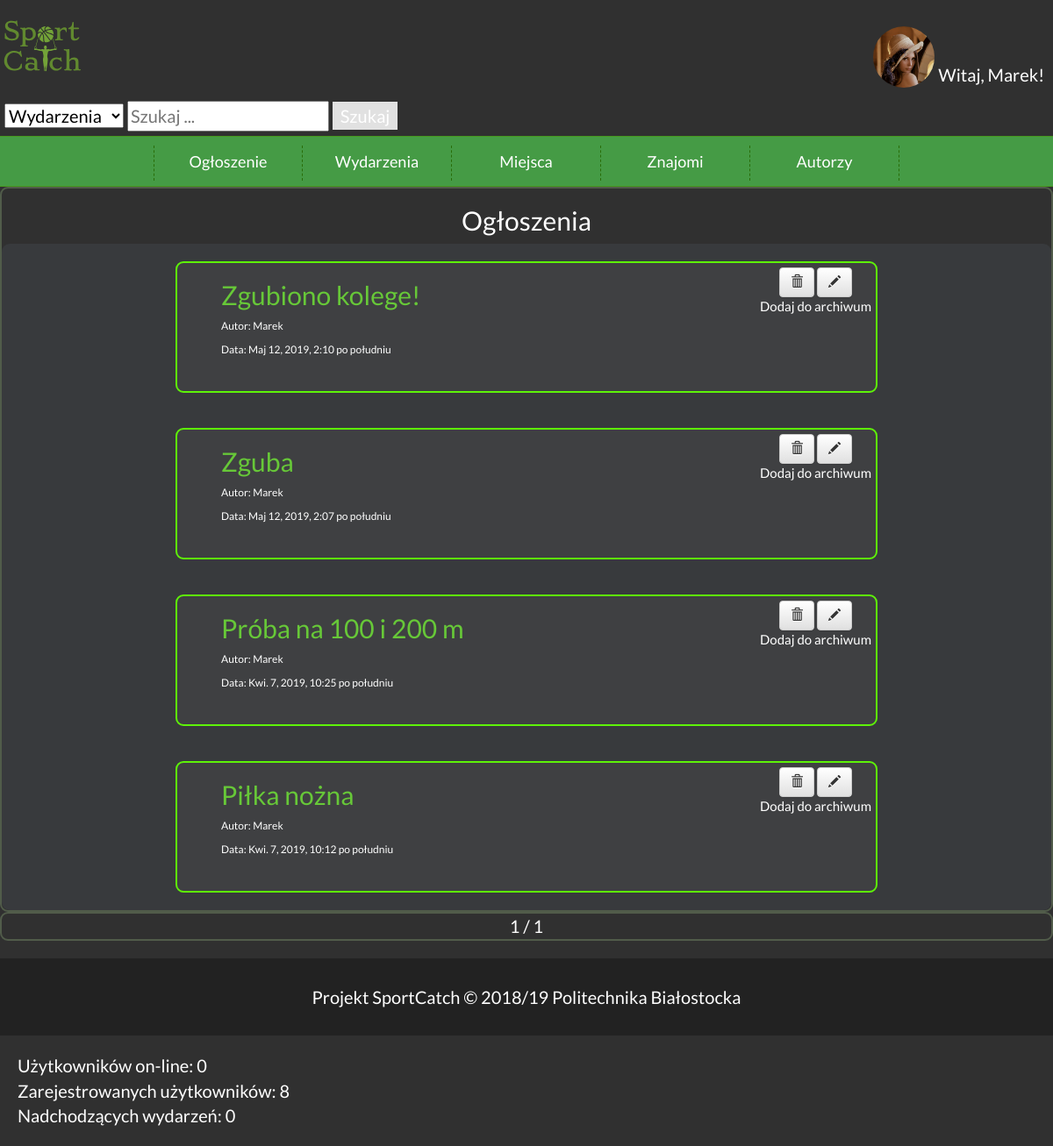
The page /events/adv_list (signed in) on the database as committed earlier.
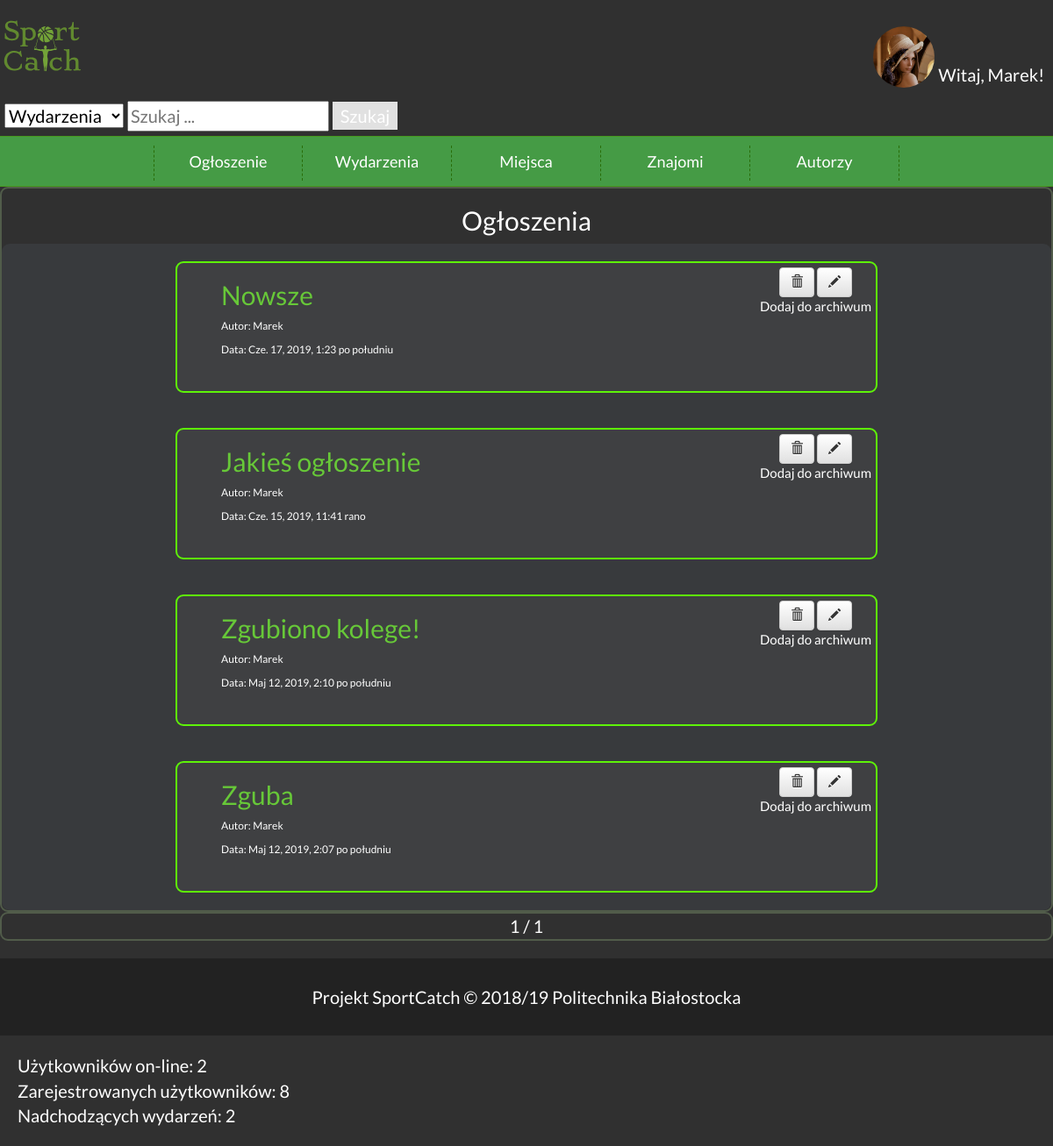
The same page on the database as committed later.
### event/models.py (models this page shows, shortened)
class ogloszenie(models.Model):
    autor= models.ForeignKey(User,on_delete=models.CASCADE)
    tytul=models.CharField(max_length=20)
    data=models.DateTimeField(auto_now=True)
    zdjecie = models.ImageField(upload_to='ogloszenie/', blank=True, default='ogloszenie/Default.jpg')
    opis=models.TextField()
    is_archive = models.BooleanField(default=False)
    liczba_wyswietlen = models.IntegerField(default=0)

### event/views.py (the view)
# urls.py: path("events/adv_list", views.AdvList, name='advlist'),
def AdvList(request):
    user = Profile.objects.all()
    if request.user.is_authenticated:
        try:
            user = Profile.objects.get(user=request.user)
        except Profile.DoesNotExist:
            user = None
    all_adv = ogloszenie.objects.order_by('-data')
    lista = []
    for a in all_adv:
        if(a.is_archive == False):
            lista.append(a)
    paginator = Paginator(lista, 5)
    page = request.GET.get('page')
    oglosz = paginator.get_page(page)
    return render(request, 'event/adv_list.html', {'lista': lista, 'user': user, 'oglosz': oglosz})

### event/context_processors.py (called while the page is built)
def get_all_logged_in_users():
    sessions = Session.objects.filter(expire_date__gte=timezone.now())
    uid_list = []
    for session in sessions:
        data = session.get_decoded()
        uid_list.append(data.get('_auth_user_id', None))
    return User.objects.filter(id__in=uid_list)

def logged_users(request):
    logged = get_all_logged_in_users()
    print("-------------------333333333333-------------------")
    print(logged)
    return {'zalogowani':len(logged),'request':request}

def registers_users(request):
    return {'zarejestrowani':Profile.objects.all().count(),'request':request}

def incoming_events(request):
    all_events = wydarzenie.objects.all()
    today = datetime.now().date()
    incoming = []
    for e in all_events:
        if(e.data_rozpoczecia > today):
            incoming.append(e)
    return{'nadchodzace':len(incoming),'request':request}

### event/templates/event/adv_list.html (shortened to what this page needs)
{% extends 'Base.html' %}
{% block content %}
<div class="wydarzenia">
<h2>Ogłoszenia</h2>
<div class="Elementy_wydarzen">
{% for adv in oglosz %}
<div class="Obramowanie">
    <div class="Text">
    <h2><a href="{%url 'adv_detail' pk=adv.pk%}">{{adv.tytul}}</a></h2>
    <p>Autor: {{adv.autor}}</p>
    <p>Data: {{adv.data}}</p>
    </div>
        {% if request.user.is_authenticated and request.user.username == adv.autor.username%}
        <div class="options" >
    <a class="btn btn-default" href="{% url 'adv_delete' pk=adv.pk %}"><i class="glyphicon glyphicon-trash"></i></a>
    <a class="btn btn-default" href="{%url 'adv_edit' pk=adv.pk%}"><i class="glyphicon glyphicon-pencil"></i></a>
       <br/>
            <a href="{% url 'add_adv_to_archive' pk=adv.pk %}" style="color:white">Dodaj do archiwum</a>
        </div>
    {%endif%}
</div>
{%endfor%}
</div>
</div>
<div class="wydarzenia">
    <div class>
         {{ oglosz.number }} / {{ oglosz.paginator.num_pages }}
    </div>
</div>
{% endblock %}

### event/templates/Base.html (shortened to what this page needs)
<!DOCTYPE HTML>
<html lang="pl">
<head>
	<link rel="stylesheet" href="https://maxcdn.bootstrapcdn.com/bootstrap/3.3.7/css/bootstrap.min.css">
	<link rel="stylesheet" href="https://maxcdn.bootstrapcdn.com/bootstrap/3.3.7/css/bootstrap-theme.min.css">
	<link href="/static/style.css" rel="stylesheet" type="text/css" />
	<link href="css/fontello.css" rel="stylesheet" type="text/css"/>
</head>
<body>
<div class="header">
			<a  href="{% url 'index' %}"><img height="70" src="/static/images/sportcatch.svg" /></a>
			<div class="header2">
				{% if request.user.is_authenticated %}
				<div class="ZalogowanyUzytkownik">
				{% if user.photo %}
				<div class="dropdown">
 				 <img src="{{user.photo.url}}" onclick="myFunction()" class="dropbtn"/>
				{% endif %}
			</div>
				<span style="vertical-align:bottom;">	Witaj, {{ request.user.username }}!</span>
			</div>
				{% else %}
				<div  class="niezalogowanyUzytkownik">
				<a  href="{% url 'login'%}" class="btn btn-success ">Zaloguj się</a>
				<span >lub</span>
				<a  href="{% url 'register' %}"  class="btn btn-danger ">Zarejestruj się</a>
			</div>
				{% endif %}
			</div>
</div>
<div class="szukaj" >
<form>
    <select id="choice_select" name="wybor" action ="{% url 'index' %}">
        <option value="event">Wydarzenia</option>
    </select>
       <input name="search_phrase" type="text" placeholder="Szukaj ...">
			 	{% if indexsa != None%}
				<button name="submit" type="submit" id="button_submit"  >Szukaj</button>
				{% else %}
				 <a  class= "buttons" href="{% url 'index' %}">Szukaj</a>
				{%endif%}
</form>
</div>
		<div class="nav">
			<ol>
				<li><span >Ogłoszenie</span>
				</li>
				<li><span>Wydarzenia</span>
				</li>
				<li><span>Miejsca</span>
				</li>
				{% if not request.user.username == 'admin' %}
				{% if request.user.is_authenticated%}
				<li><a href="#">Znajomi</a>
				</li>
				{%endif%}
				{%endif%}
				<li><a href="{% url 'authors' %}">Autorzy</a></li>
			</ol>
		</div>
		<div class="content">
			{% block content %}
			{% load emoticons_tags %}
			{% endblock content %}
		</div>
		<div class="footer">Projekt SportCatch &copy; 2018/19 Politechnika Białostocka
		</div>
<div style="margin:20px">
	Użytkowników on-line: {{zalogowani}}
	<br/>
	Zarejestrowanych użytkowników: {{zarejestrowani}}<br/>
	Nadchodzących wydarzeń: {{nadchodzace}}
</div>
</body>
</html>

Rows that differ between the two databases and show on the page:
no longer on this page (row edited): ogloszenie: tytul "Próba na 100 i 200 m", autor "Marek", data "Kwi. 7, 2019, 10:25 po południu", shows "Dodaj do archiwum"
no longer on this page (row edited): ogloszenie: tytul "Piłka nożna", autor "Marek", data "Kwi. 7, 2019, 10:12 po południu", shows "Dodaj do archiwum"
added ogloszenie: tytul "Nowsze", autor "Marek", data "Cze. 17, 2019, 1:23 po południu", shows "Dodaj do archiwum"
added ogloszenie: tytul "Jakieś ogłoszenie", autor "Marek", data "Cze. 15, 2019, 11:41 rano", shows "Dodaj do archiwum"
Other text that changed with them:
{{ zalogowani }}: "0" → "2"
{{ nadchodzace }}: "0" → "2"
